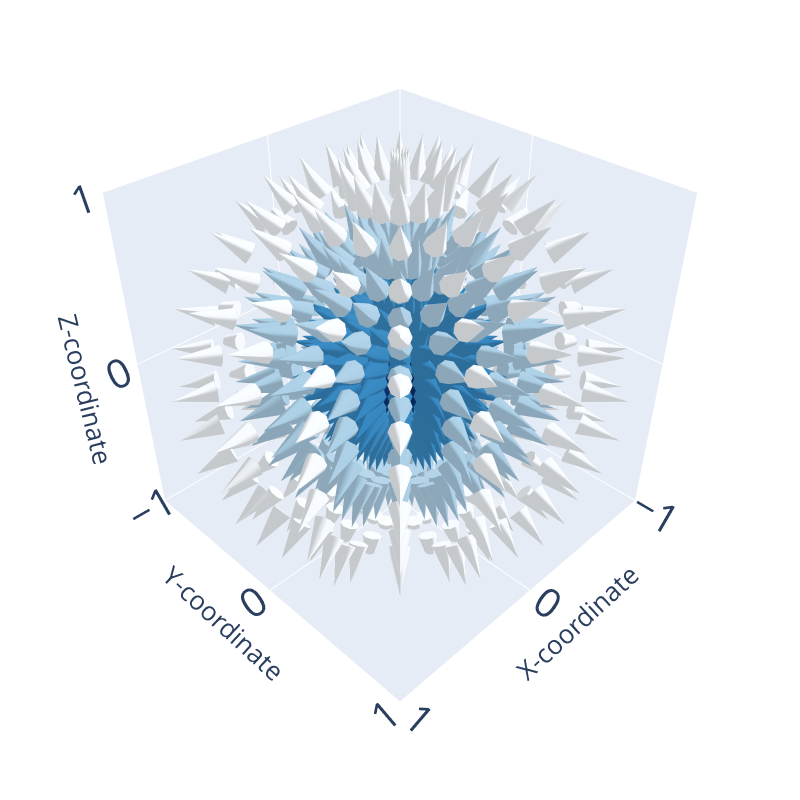

Notebook cell for this chart:
### Markdown cell above
# 3D Visualization

### Code cell
# -------- Plotting --------
fig = plot_field_3D(state_final)

# Show the interactive plot
fig.show()

# Save the plot
# title = '3D state_c'
# fig.write_image(f'{title}.png')

### Figure 1 — Plotly figure (JSON) as saved in the notebook; plotly's stock layout.template omitted (floating-point values rounded to 4 significant figures; data arrays with more than 128 entries replaced by an {"elided": "..."} marker saying what was removed)
{"data": [{"anchor": "tail", "colorscale": [[0, "rgb(247,251,255)"], [0.125, "rgb(222,235,247)"], [0.25, "rgb(198,219,239)"], [0.375, "rgb(158,202,225)"], [0.5, "rgb(107,174,214)"], [0.625, "rgb(66,146,198)"], [0.75, "rgb(33,113,181)"], [0.875, "rgb(8,81,156)"], [1, "rgb(8,48,107)"]], "showlegend": false, "showscale": false, "sizemode": "absolute", "sizeref": 0.05, "type": "cone", "u": {"elided": "1024 float values"}, "v": {"elided": "1024 float values"}, "w": {"elided": "1024 float values"}, "x": {"elided": "1024 float values"}, "y": {"elided": "1024 float values"}, "z": {"elided": "1024 float values"}}], "layout": {"font": {"size": 22}, "height": 800, "margin": {"b": 0, "l": 0, "r": 0, "t": 0}, "scene": {"aspectratio": {"x": 1, "y": 1, "z": 1}, "camera": {"center": {"x": 0, "y": 0, "z": -0.12}, "eye": {"x": 1.5, "y": 1.5, "z": 1.5}, "up": {"x": 0, "y": 0, "z": 1}}, "xaxis": {"nticks": 4, "range": [-1, 1], "title": {"text": "X-coordinate"}}, "yaxis": {"nticks": 4, "range": [-1, 1], "title": {"text": "Y-coordinate"}}, "zaxis": {"nticks": 4, "range": [-1, 1], "title": {"text": "Z-coordinate"}}}, "width": 800}}
